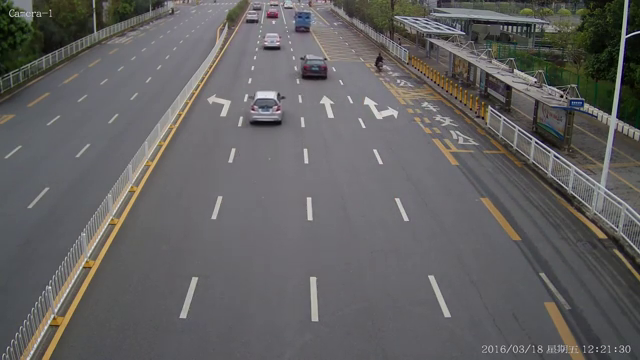
#> input picture frame 119 of speed_check/cars_original(rename).mp4, 640 x 360 px, given in place of yt_video1.mp4, which was not available
$ jupyter execute Proto_Pipe.ipynb   (shell and % lines are left out)   (text cells are left out)
#> lines starting #> are read from the running program, lines starting #| are printed output that depends on the picture; pictures that were not available may be replaced by others from this repository, and a replacement may not be noted
[cell 1]
import numpy as np
import pandas as pd

import matplotlib.pyplot as plt
import matplotlib.image as mpimg

import os
import cv2

[cell 2]
# function to plot n images using subplots
def plot_image(images, captions=None, cmap=None ):
    f, axes = plt.subplots(1, len(images), sharey=True)
    f.set_figwidth(15)
    for ax,image,caption in zip(axes, images, captions):
        ax.imshow(image, cmap)
        ax.set_title(caption)

[cell 3]
vidcap = cv2.VideoCapture('../datasets/yt_video1.mp4')
success,image = vidcap.read()
#> image is the input picture: shape (360, 640, 3); mean B, G, R 97.6, 97.6, 99
count = 0

while success:
    cv2.imwrite(f"./frames/frame%d.jpg" % count, image)     # save frame as JPEG file
    success,image = vidcap.read()
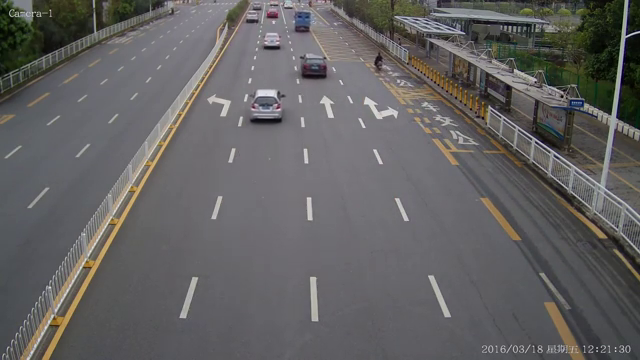
#> input picture frame 120 of speed_check/cars_original(rename).mp4, 640 x 360 px, given in place of yt_video1.mp4, which was not available
#> image is the input picture: shape (360, 640, 3); mean B, G, R 97.7, 97.6, 99
    print('Read a new frame: ', success)
#| Read a new frame:  True
    count += 1


    if count == 2: ####
        break

[cell 4]
img1 = mpimg.imread('frames/frame0.jpg')
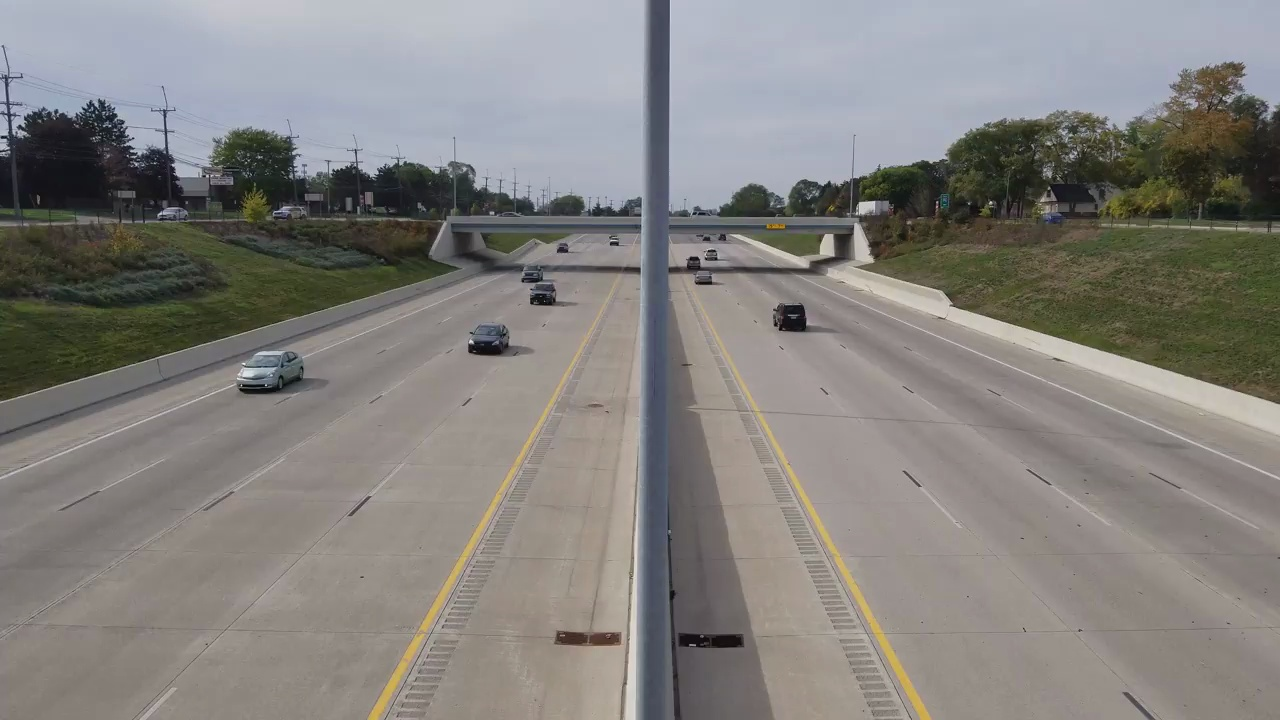
#> input picture notebooks/frames/frame0.jpg, 1280 x 720 px
#> img1 is the input picture: shape (720, 1280, 3); mean R, G, B 132.2, 129.8, 126.5
img2 = mpimg.imread('frames/frame1.jpg')
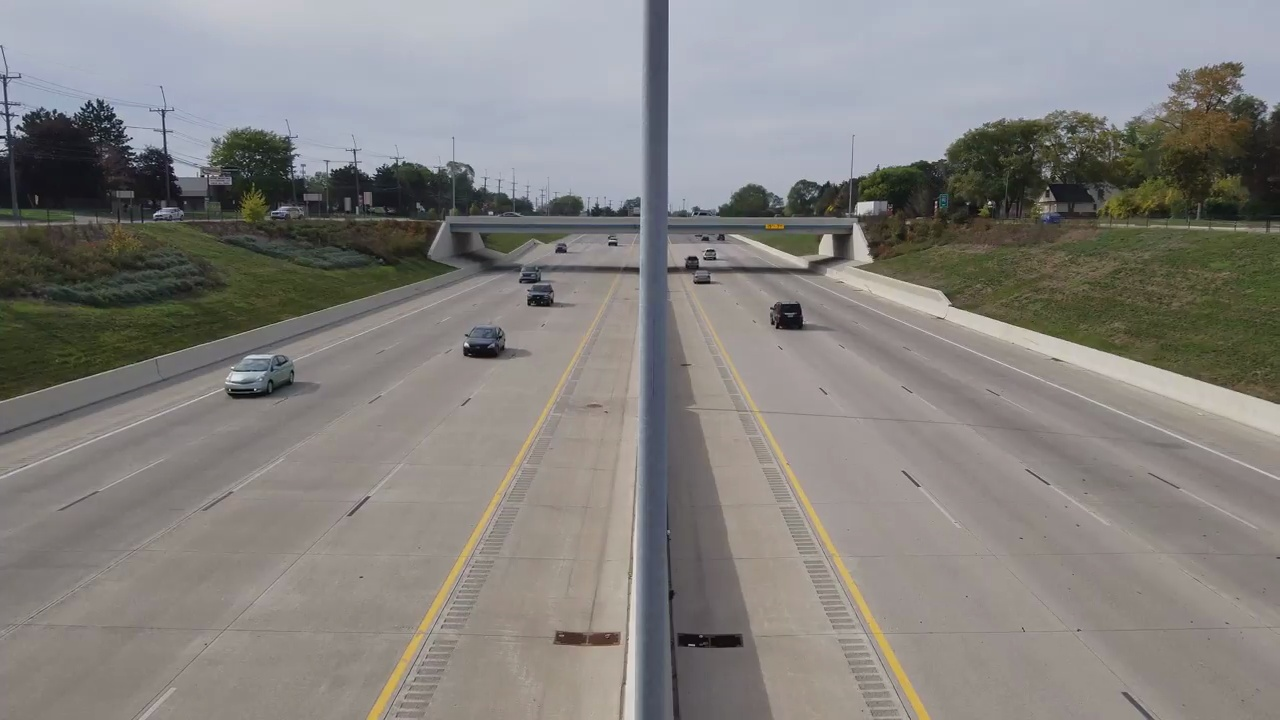
#> input picture notebooks/frames/frame1.jpg, 1280 x 720 px
#> img2 is the input picture: shape (720, 1280, 3); mean R, G, B 132.3, 129.9, 126.6
plot_image([img1, img2], cmap='gray', captions=["first frame", "second frame"])
#> the loop in plot_image, `for ax,image,caption in zip(axes, images, captions):` made 2 passes
#> caption on passes 1 to 2: 'first frame', 'second frame'

[cell 5]
img1 = cv2.cvtColor(img1, cv2.COLOR_BGR2GRAY)
#> img1: shape (720, 1280)
img2 = cv2.cvtColor(img2, cv2.COLOR_BGR2GRAY)
#> img2: shape (720, 1280)

plot_image([img1, img2], cmap='gray', captions=["gray first frame", "gray second frame"])
#> the loop in plot_image (call 2), `for ax,image,caption in zip(axes, images, captions):` made 2 passes

[cell 6]
img1 = cv2.GaussianBlur(img1,(5,5),0)
img2 = cv2.GaussianBlur(img2,(5,5),0)

plot_image([img1, img2], cmap='gray', captions=["GaussianBlur first frame", "GaussianBlur second frame"])

[cell 7]
img1.shape
#> Out = (720, 1280)

[cell 8]
img1_flip = cv2.flip(img1, 0)
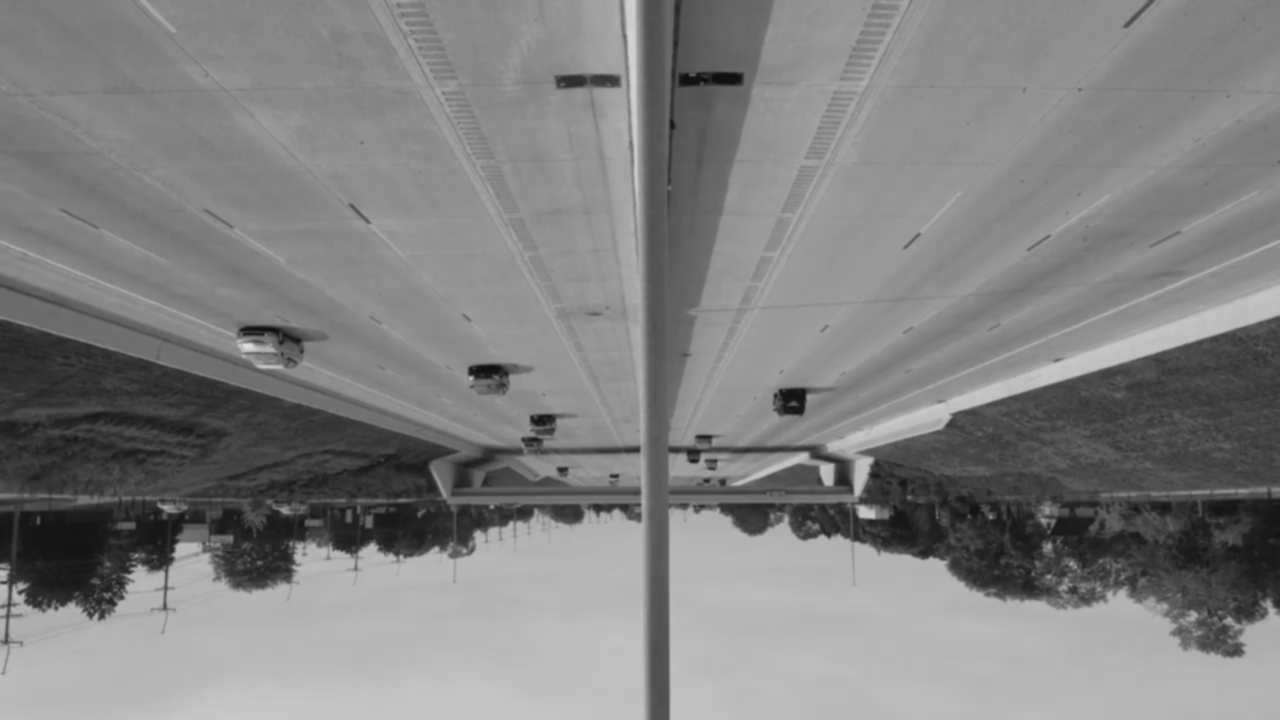
#> img1_flip: shape (720, 1280); min 14, max 223, mean 129.1

[cell 9]
img1_flip.shape
#> Out = (720, 1280)

[cell 10]
plt.imshow(cv2.cvtColor(img1_flip, cv2.COLOR_BGR2RGB)) # Show results
plt.show()

[cell 11]
IMAGE_H = 720
IMAGE_W = 1280

src = np.float32([[0, IMAGE_H], [1207, IMAGE_H], [0, 0], [IMAGE_W, 0]])
dst = np.float32([[569, IMAGE_H], [711, IMAGE_H], [0, 0], [IMAGE_W, 0]])
M = cv2.getPerspectiveTransform(src, dst) # The transformation matrix
Minv = cv2.getPerspectiveTransform(dst, src) # Inverse transformation

img = img2 # Read the test img
img = img[450:(450+IMAGE_H), 0:IMAGE_W] # Apply np slicing for ROI crop
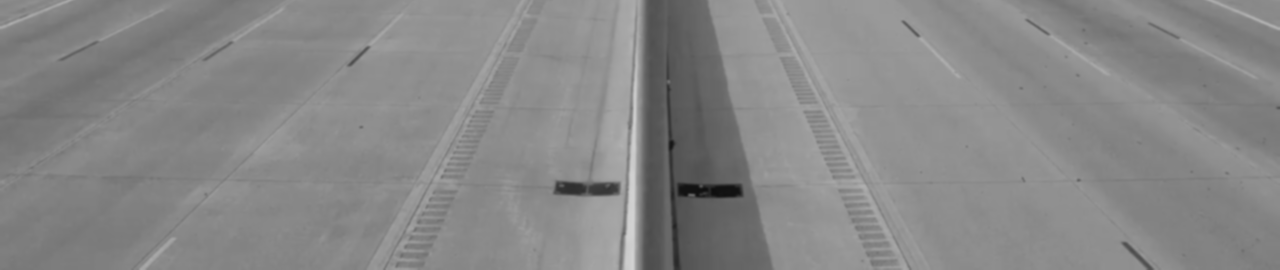
#> img: shape (270, 1280); min 14, max 210, mean 135

warped_img = cv2.warpPerspective(img, M, (IMAGE_W, IMAGE_H)) # Image warping
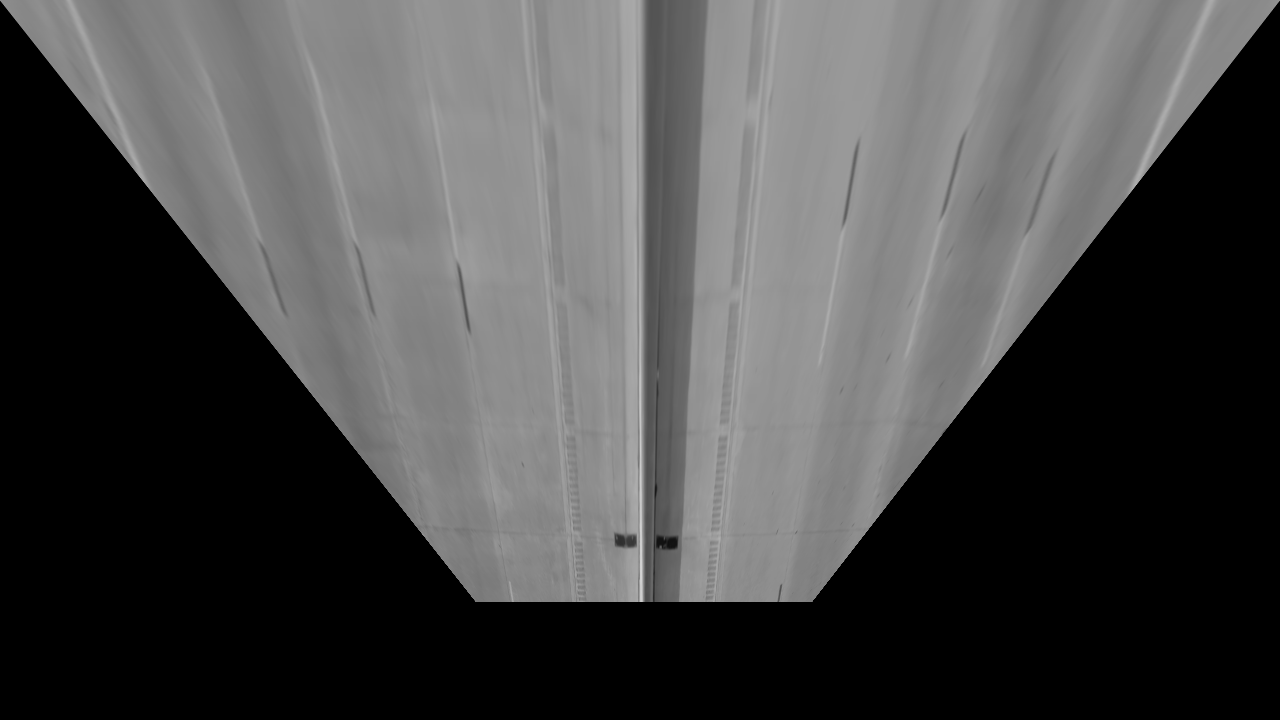
#> warped_img: shape (720, 1280); min 0, max 210, mean 72.1

plt.imshow(cv2.cvtColor(warped_img, cv2.COLOR_BGR2RGB)) # Show results
plt.show()

$ run again, starting later in the video
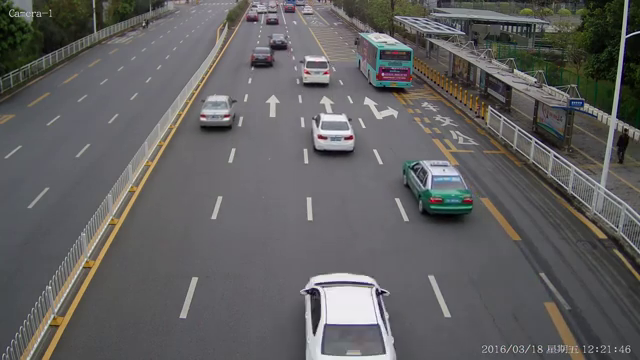
#> input picture frame 535 of speed_check/cars_original(rename).mp4, 640 x 360 px, given in place of yt_video1.mp4, which was not available
#> image is the input picture: shape (360, 640, 3); mean B, G, R 96.3, 96.1, 97.1
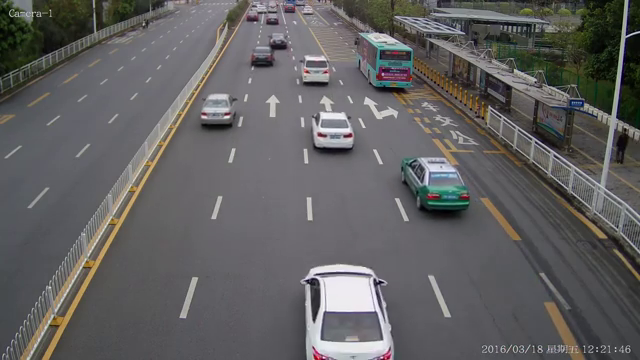
#> input picture frame 536 of speed_check/cars_original(rename).mp4, 640 x 360 px, given in place of yt_video1.mp4, which was not available
#> image is the input picture: shape (360, 640, 3); mean B, G, R 96.7, 96.4, 97.5
#| Read a new frame:  True
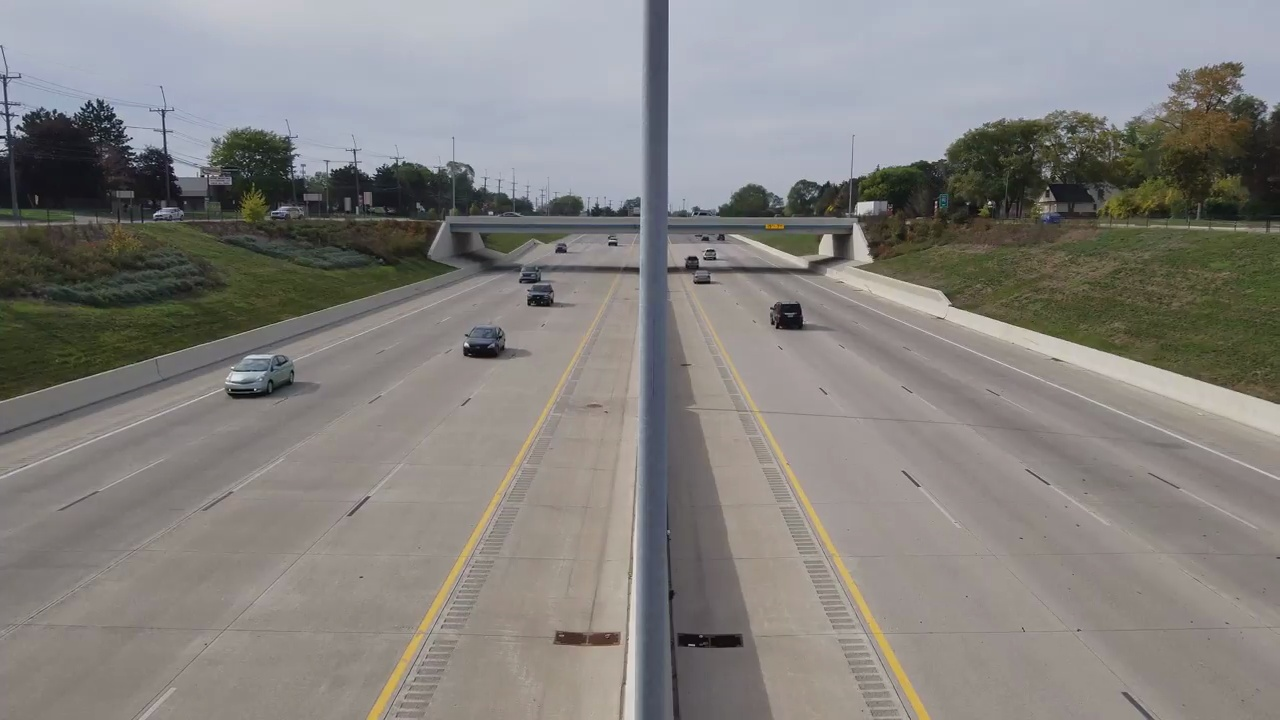
#> input picture notebooks/frames/frame1.jpg, 1280 x 720 px
#> img2 is the input picture: shape (720, 1280, 3); mean R, G, B 132.3, 129.9, 126.6
#> the loop in plot_image, `for ax,image,caption in zip(axes, images, captions):` made 2 passes
#> caption on passes 1 to 2: 'first frame', 'second frame'
#> the loop in plot_image (call 2), `for ax,image,caption in zip(axes, images, captions):` made 2 passes

$ run again, starting later in the video
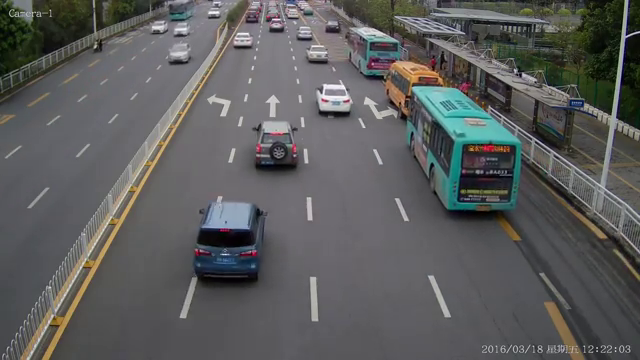
#> input picture frame 952 of speed_check/cars_original(rename).mp4, 640 x 360 px, given in place of yt_video1.mp4, which was not available
#> image is the input picture: shape (360, 640, 3); mean B, G, R 92.3, 92.6, 91.9
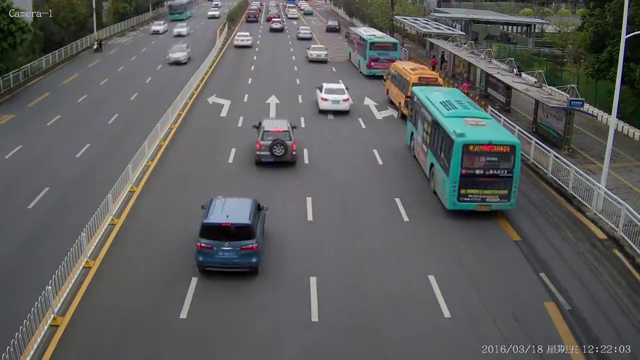
#> input picture frame 953 of speed_check/cars_original(rename).mp4, 640 x 360 px, given in place of yt_video1.mp4, which was not available
#> image is the input picture: shape (360, 640, 3); mean B, G, R 92.6, 92.8, 92.1
#| Read a new frame:  True
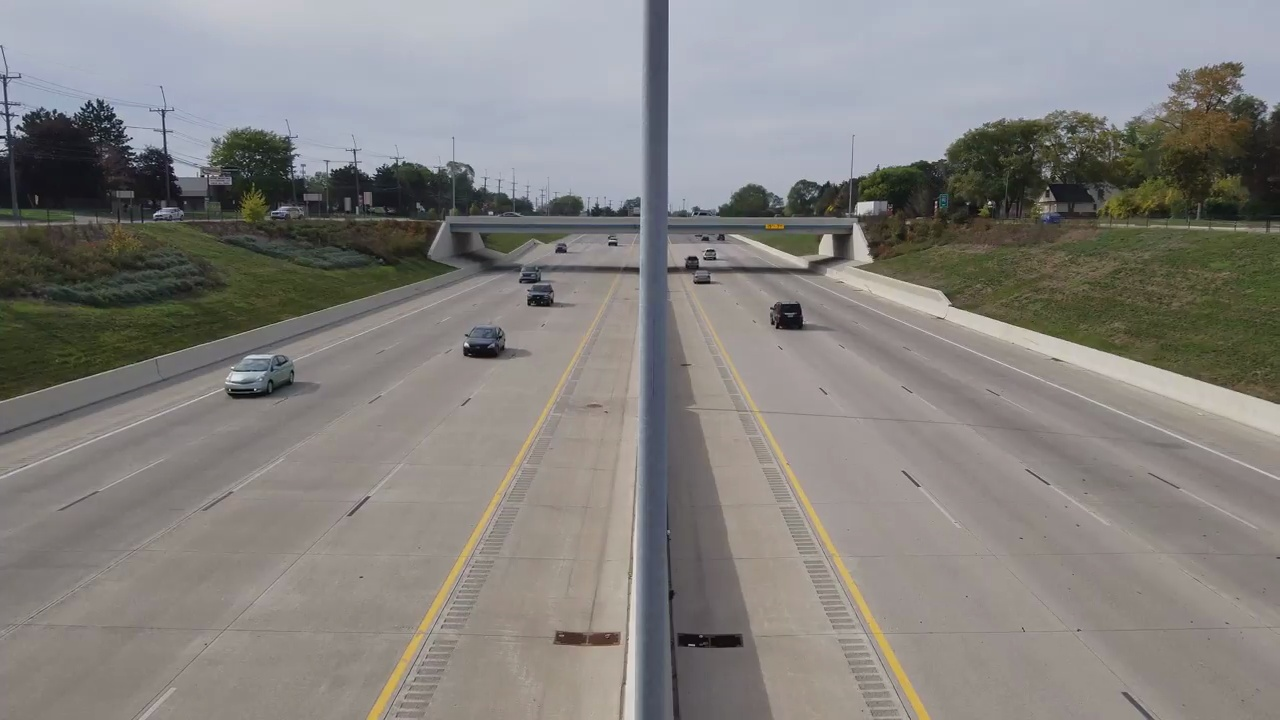
#> input picture notebooks/frames/frame1.jpg, 1280 x 720 px
#> img2 is the input picture: shape (720, 1280, 3); mean R, G, B 132.3, 129.9, 126.6
#> the loop in plot_image, `for ax,image,caption in zip(axes, images, captions):` made 2 passes
#> caption on passes 1 to 2: 'first frame', 'second frame'
#> the loop in plot_image (call 2), `for ax,image,caption in zip(axes, images, captions):` made 2 passes
